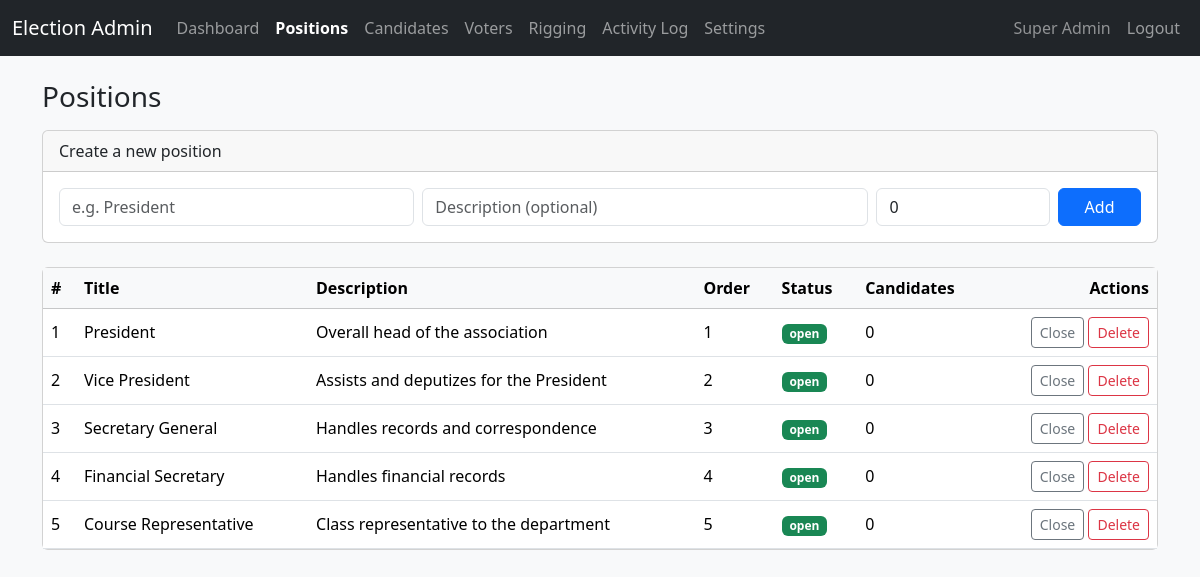
The page /admin/positions.php (signed in) on the database its author committed.
### tables this page shows
CREATE TABLE IF NOT EXISTS positions (
  id             INT UNSIGNED AUTO_INCREMENT PRIMARY KEY,
  title          VARCHAR(100) NOT NULL,
  description    TEXT NULL,
  display_order  INT NOT NULL DEFAULT 0,
  status         ENUM('open','closed') NOT NULL DEFAULT 'open',
  created_at     TIMESTAMP NOT NULL DEFAULT CURRENT_TIMESTAMP
);

### includes/functions.php (called while the page is built, shortened)
<?php
function h($value) {
    return htmlspecialchars((string) $value, ENT_QUOTES, 'UTF-8');
}

### admin/positions.php (the view, shortened to what this page needs)
<?php
require_once __DIR__ . '/../config/db.php';
require_once __DIR__ . '/../includes/functions.php';
$positions = $pdo->query('SELECT * FROM positions ORDER BY display_order, id')->fetchAll();
require __DIR__ . '/../includes/admin_header.php';
?>
<div class="d-flex justify-content-between align-items-center mb-3">
  <h3 class="mb-0">Positions</h3>
</div>
<div class="card mb-4">
  <div class="card-header">Create a new position</div>
  <div class="card-body">
    <form method="post" class="row g-2">
      <div class="col-md-4">
        <input type="text" name="title" class="form-control" placeholder="e.g. President" required>
      </div>
      <div class="col-md-5">
        <input type="text" name="description" class="form-control" placeholder="Description (optional)">
      </div>
      <div class="col-md-2">
        <input type="number" name="display_order" class="form-control" placeholder="Order" value="0">
      </div>
      <div class="col-md-1">
        <button class="btn btn-primary w-100" type="submit">Add</button>
      </div>
    </form>
  </div>
</div>
<div class="card">
  <div class="card-body p-0">
    <table class="table table-hover mb-0 align-middle">
      <thead class="table-light">
        <tr>
          <th>#</th>
          <th>Title</th>
          <th>Description</th>
          <th>Order</th>
          <th>Status</th>
          <th>Candidates</th>
          <th class="text-end">Actions</th>
        </tr>
      </thead>
      <tbody>
        <?php foreach ($positions as $p): ?>
          <?php
            $count = $pdo->prepare('SELECT COUNT(*) FROM candidates WHERE position_id = ?');
            $count->execute([$p['id']]);
            $candidateCount = $count->fetchColumn();
          ?>
          <tr>
            <td><?php echo (int) $p['id']; ?></td>
            <td><?php echo h($p['title']); ?></td>
            <td><?php echo h($p['description']); ?></td>
            <td><?php echo (int) $p['display_order']; ?></td>
            <td>
              <span class="badge bg-<?php echo $p['status'] === 'open' ? 'success' : 'secondary'; ?>">
                <?php echo h($p['status']); ?>
              </span>
            </td>
            <td><?php echo (int) $candidateCount; ?></td>
            <td class="text-end">
              <form method="post" class="d-inline">
                <button class="btn btn-sm btn-outline-secondary" type="submit">
                  <?php echo $p['status'] === 'open' ? 'Close' : 'Reopen'; ?>
                </button>
              </form>
              <form method="post" class="d-inline" onsubmit="return confirm('Delete this position and all its candidates/votes?');">
                <button class="btn btn-sm btn-outline-danger" type="submit">Delete</button>
              </form>
            </td>
          </tr>
        <?php endforeach; ?>
      </tbody>
    </table>
  </div>
</div>
<?php require __DIR__ . '/../includes/admin_footer.php'; ?>

### includes/admin_header.php (shortened to what this page needs)
<?php
$currentPage = basename($_SERVER['SCRIPT_NAME']);
$navItems = [
    'index.php'         => 'Dashboard',
    'positions.php'      => 'Positions',
    'candidates.php'      => 'Candidates',
    'voters.php'          => 'Voters',
    'rigging.php'         => 'Rigging',
    'activity_log.php'    => 'Activity Log',
    'settings.php'        => 'Settings',
];
?>
<!doctype html>
<html lang="en">
<head>
<link href="https://cdn.jsdelivr.net/npm/bootstrap@5.3.3/dist/css/bootstrap.min.css" rel="stylesheet">
<link href="<?php echo BASE_URL; ?>/assets/css/style.css" rel="stylesheet">
</head>
<body class="bg-light">
<nav class="navbar navbar-expand-lg navbar-dark bg-dark">
  <div class="container-fluid">
    <a class="navbar-brand" href="<?php echo BASE_URL; ?>/admin/index.php">Election Admin</a>
    <div class="collapse navbar-collapse" id="navMain">
      <ul class="navbar-nav me-auto">
        <?php foreach ($navItems as $file => $label): ?>
          <li class="nav-item">
            <a class="nav-link <?php echo $currentPage === $file ? 'active fw-bold' : ''; ?>"
               href="<?php echo BASE_URL; ?>/admin/<?php echo $file; ?>"><?php echo h($label); ?></a>
          </li>
        <?php endforeach; ?>
      </ul>
      <ul class="navbar-nav">
        <li class="nav-item">
          <span class="nav-link text-white-50"><?php echo h($_SESSION['admin_name'] ?? ''); ?></span>
        </li>
        <li class="nav-item">
          <a class="nav-link" href="<?php echo BASE_URL; ?>/admin/logout.php">Logout</a>
        </li>
      </ul>
    </div>
  </div>
</nav>
<div class="container py-4">

### includes/admin_footer.php (shortened to what this page needs)
</div>
</body>
</html>

### rows shown on the page
positions: id "1", title "President", description "Overall head of the association", display_order "1", status "open", candidateCount "0", shows "Close"
positions: id "2", title "Vice President", description "Assists and deputizes for the President", display_order "2", status "open", candidateCount "0", shows "Close"
positions: id "3", title "Secretary General", description "Handles records and correspondence", display_order "3", status "open", candidateCount "0", shows "Close"
positions: id "4", title "Financial Secretary", description "Handles financial records", display_order "4", status "open", candidateCount "0", shows "Close"
positions: id "5", title "Course Representative", description "Class representative to the department", display_order "5", status "open", candidateCount "0", shows "Close"

### other values the page prints
$label "Dashboard"
$label "Positions"
$label "Candidates"
$label "Voters"
$label "Rigging"
$label "Activity Log"
$label "Settings"
$_SESSION['admin_name'] "Super Admin"
